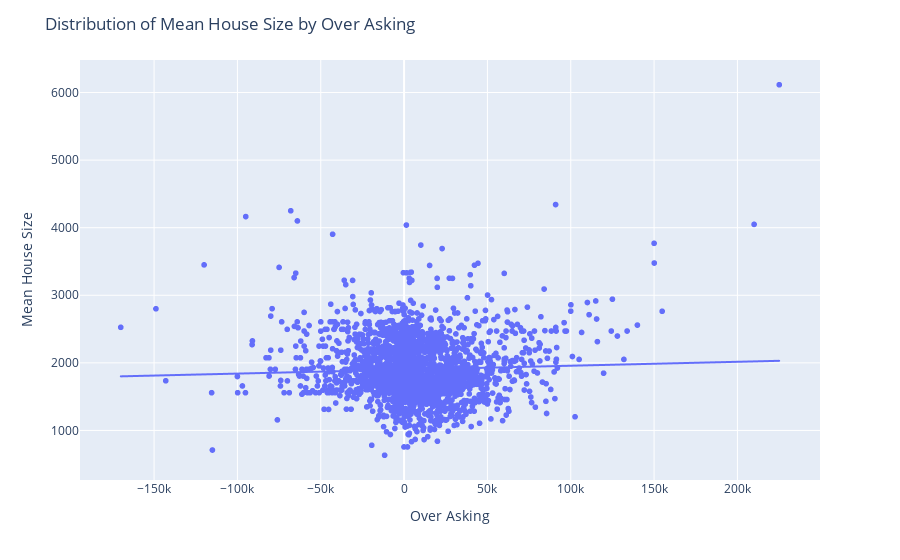

The notebook cell this image was saved under:
### Code cell
df_mean = th_df.groupby('Over Asking')['SqFt'].mean().reset_index()

fig = px.scatter(df_mean, x='Over Asking', y='SqFt', trendline='ols', 
                 labels={'Over Asking':'Over Asking', 'SqFt':'Mean House Size'})
fig.update_layout(title='Distribution of Mean House Size by Over Asking')
fig.show()

### Figure 1 — Plotly figure (JSON) as saved in the notebook; plotly's stock layout.template omitted (floating-point values rounded to 4 significant figures; data arrays with more than 128 entries replaced by an {"elided": "..."} marker saying what was removed)
{"data": [{"hovertemplate": "Over Asking=%{x}<br>Mean House Size=%{y}<extra></extra>", "legendgroup": "", "marker": {"color": "#636efa", "symbol": "circle"}, "mode": "markers", "name": "", "showlegend": false, "type": "scattergl", "x": {"elided": "2678 int values"}, "xaxis": "x", "y": {"elided": "2678 float values"}, "yaxis": "y"}, {"hovertemplate": "<b>OLS trendline</b><br>SqFt = 0.000581885 * Over Asking + 1899.39<br>R<sup>2</sup>=0.001628<br><br>Over Asking=%{x}<br>Mean House Size=%{y} <b>(trend)</b><extra></extra>", "legendgroup": "", "marker": {"color": "#636efa", "symbol": "circle"}, "mode": "lines", "name": "", "showlegend": false, "type": "scattergl", "x": {"elided": "2678 int values"}, "xaxis": "x", "y": {"elided": "2678 float values"}, "yaxis": "y"}], "layout": {"legend": {"tracegroupgap": 0}, "margin": {"t": 60}, "title": {"text": "Distribution of Mean House Size by Over Asking"}, "xaxis": {"anchor": "y", "domain": [0, 1], "title": {"text": "Over Asking"}}, "yaxis": {"anchor": "x", "domain": [0, 1], "title": {"text": "Mean House Size"}}}}
